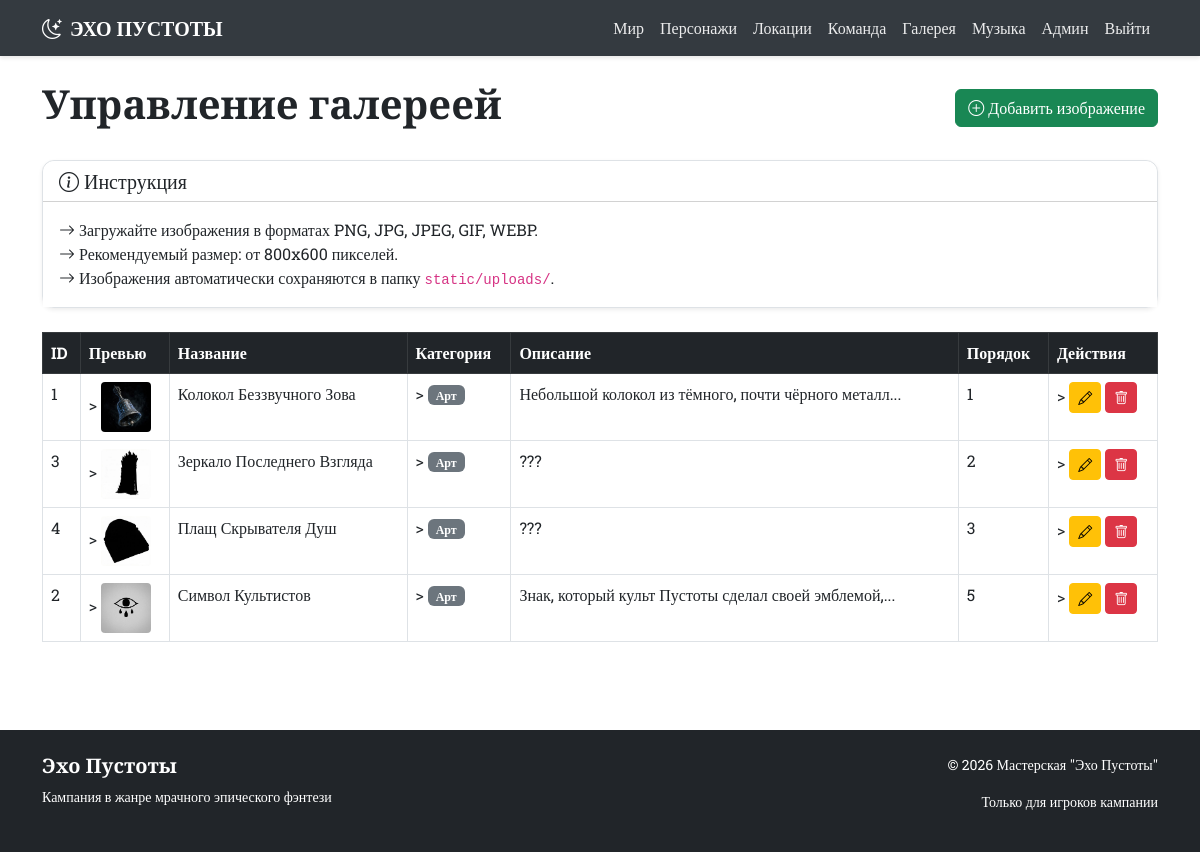
The page /admin/gallery (signed in) on the database as committed earlier.
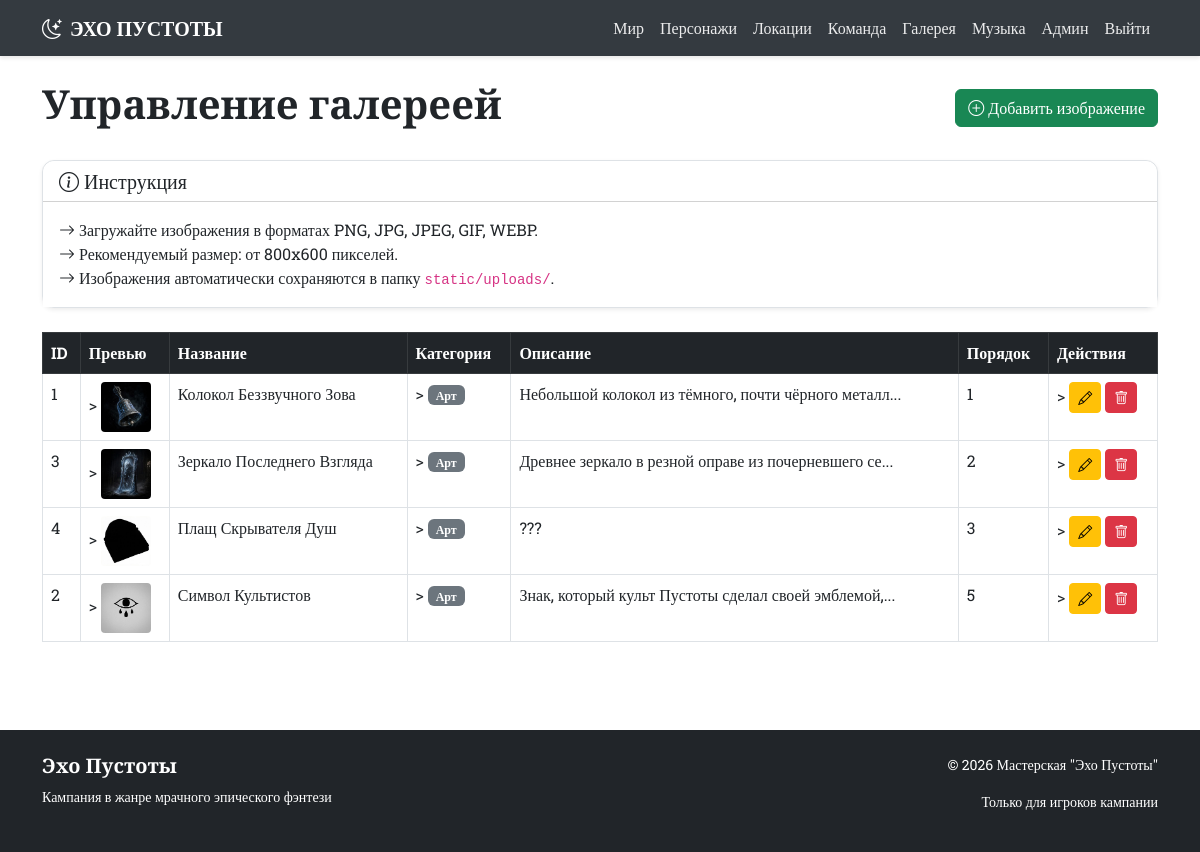
The same page on the database as committed later.
### app.py (models this page shows)
class GalleryImage(db.Model):
    __tablename__ = 'gallery_images'
    id = db.Column(db.Integer, primary_key=True)
    title = db.Column(db.String(200), nullable=False)
    description = db.Column(db.Text)
    category = db.Column(db.String(50))
    image_filename = db.Column(db.String(300), nullable=False)
    uploaded_at = db.Column(db.DateTime, default=db.func.current_timestamp())
    sort_order = db.Column(db.Integer, default=0)

### app.py (the view)
@app.route('/admin/gallery')
@login_required
def admin_gallery():
    images = GalleryImage.query.order_by(GalleryImage.sort_order, GalleryImage.uploaded_at.desc()).all()
    return render_template('admin/gallery.html', images=images)

### app.py (called while the page is built)
@login_manager.user_loader
def load_user(user_id):
    return User.query.get(int(user_id))

### templates/admin/gallery.html (shortened to what this page needs)
{% extends "base.html" %}
{% block content %}
<div class="d-flex justify-content-between align-items-center mb-4">
    <h1 class="cinzel text-dark">Управление галереей</h1>
    <a href="{{ url_for('add_gallery_image') }}" class="btn btn-success">
        <i class="bi bi-plus-circle"></i> Добавить изображение
    </a>
</div>
<div class="card shadow-sm mb-4">
    <div class="card-header bg-white">
        <h5 class="mb-0 text-dark"><i class="bi bi-info-circle"></i> Инструкция</h5>
    </div>
    <div class="card-body bg-white">
        <p class="text-dark mb-0">
            <i class="bi bi-arrow-right"></i> Загружайте изображения в форматах PNG, JPG, JPEG, GIF, WEBP.<br>
            <i class="bi bi-arrow-right"></i> Рекомендуемый размер: от 800x600 пикселей.<br>
            <i class="bi bi-arrow-right"></i> Изображения автоматически сохраняются в папку <code>static/uploads/</code>.
        </p>
    </div>
</div>
<div class="table-responsive">
    <table class="table table-bordered table-hover">
        <thead class="table-dark">
            <tr>
                <th>ID</th>
                <th>Превью</th>
                <th>Название</th>
                <th>Категория</th>
                <th>Описание</th>
                <th>Порядок</th>
                <th>Действия</th>
            </tr>
        </thead>
        <tbody>
            {% for image in images %}
            <tr>
                <td>{{ image.id }}</td>
                <td>>
                    <img src="{{ url_for('static', filename='uploads/' + image.image_filename) }}"
                        style="width: 50px; height: 50px; object-fit: cover; border-radius: 4px;">
                </td>
                <td>{{ image.title }}</td>
                <td>>
                    <span class="badge bg-secondary">
                        {% if image.category == 'map' %}Карта
                        {% elif image.category == 'art' %}Арт
                        {% elif image.category == 'npc' %}NPC
                        {% elif image.category == 'location' %}Локация
                        {% else %}Другое{% endif %}
                    </span>
                </td>
                <td>{{ image.description[:50] }}{% if image.description|length > 50 %}...{% endif %}</td>
                <td>{{ image.sort_order }}</td>
                <td>>
                    <a href="{{ url_for('edit_gallery_image', id=image.id) }}" class="btn btn-sm btn-warning">
                        <i class="bi bi-pencil"></i>
                    </a>
                    <a href="{{ url_for('delete_gallery_image', id=image.id) }}" class="btn btn-sm btn-danger"
                        onclick="return confirm('Удалить изображение {{ image.title }}?')">
                        <i class="bi bi-trash"></i>
                    </a>
                </td>
            </tr>
            {% endfor %}
        </tbody>
    </table>
</div>
{% endblock %}

Rows that differ between the two databases and show on the page:
changed GalleryImage "Зеркало Последнего Взгляда": image_filename: a different picture; description "???" → "Древнее зеркало в резной оправе из почерневшего се"; now shows "..."
